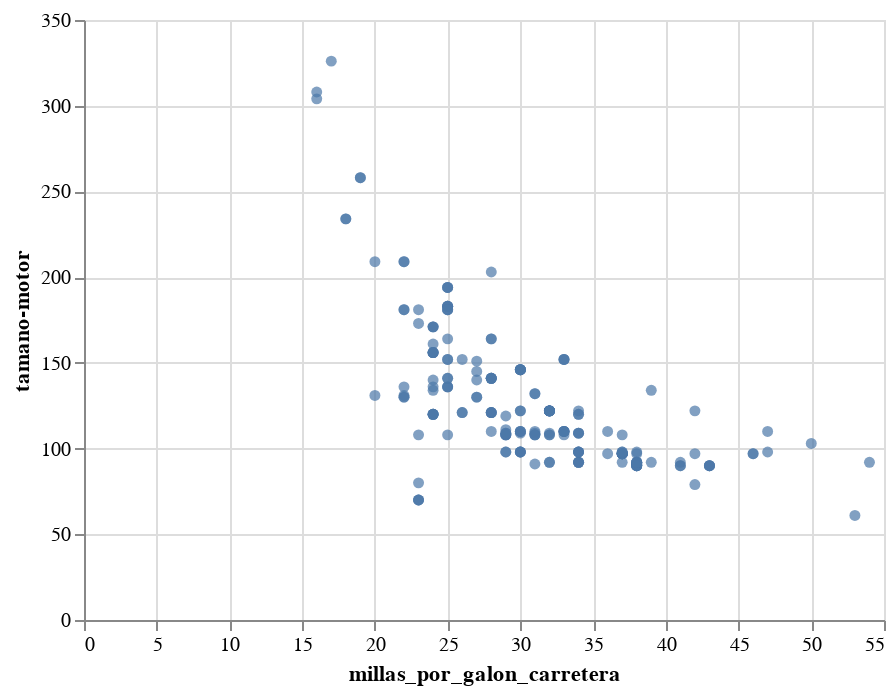

Write notebook code for a chart like this one.
### Code cell
alt.Chart(df).mark_circle().encode(x='millas_por_galon_carretera', y='tamano-motor')

### Figure 1 — Vega-Lite specification as saved in the notebook (floating-point values rounded to 4 significant figures; data arrays with more than 128 entries replaced by an {"elided": "..."} marker saying what was removed)
{"config": {"view": {"continuousWidth": 400, "continuousHeight": 300}}, "data": {"name": "data-618b75d1ab701c677a7e20a11ba8c3dc"}, "mark": "circle", "encoding": {"x": {"field": "millas_por_galon_carretera", "type": "quantitative"}, "y": {"field": "tamano-motor", "type": "quantitative"}}, "$schema": "https://vega.github.io/schema/vega-lite/v4.17.0.json", "datasets": {"data-618b75d1ab701c677a7e20a11ba8c3dc": {"elided": "205 records"}}}
